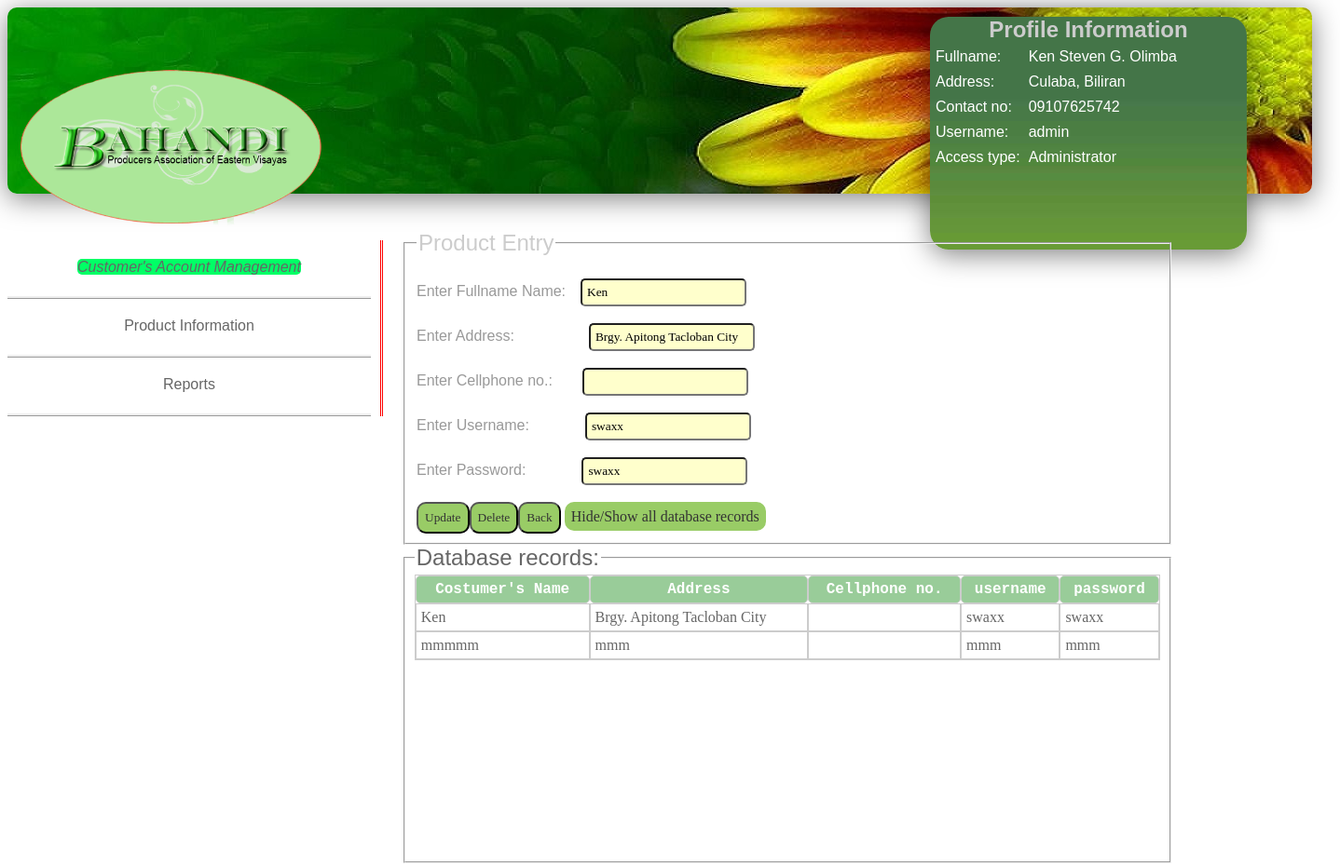
Screenshot of /admin/edit_costumeraccount.php?id=1 (signed in) with the database file from the repository.
### tables this page shows
CREATE TABLE `customeraccount` (
  `id` int(100) NOT NULL auto_increment,
  `name` varchar(150) NOT NULL,
  `address` varchar(150) NOT NULL,
  `cellphone` varchar(255) NOT NULL,
  `username` varchar(150) NOT NULL,
  `password` varchar(150) NOT NULL,
  PRIMARY KEY  (`id`)
);

### admin/edit_costumeraccount.php (the view, shortened to what this page needs)
<?php
if(isset($_SESSION['admin'])){
?>
<!DOCTYPE html PUBLIC "-//W3C//DTD XHTML 1.0 Transitional//EN" "http://www.w3.org/TR/xhtml1/DTD/xhtml1-transitional.dtd">
<html xmlns="http://www.w3.org/1999/xhtml">
<head>
<link href="css/admin.css" rel="stylesheet" type="text/css">
<div id = "header">
<div id="user_info">
<?php
if(isset($_SESSION['admin'])){
		$name=$_SESSION['name'];
		$address=$_SESSION['address'];
		$contact=$_SESSION['contact'];
}
?>
<font face="Tahoma, Geneva, sans-serif" size="5" color="#CCC"><center><b>Profile Information</b></center></font>
<Font face="Tahoma, Geneva, sans-serif" color="#FFF">
<table cellpadding="3" cellspacing="3">
<tr>
<td>Fullname:</td>
<td><?php echo $name ?></td>
</tr>
<tr>
<td>Address:</td>
<td><?php echo $address ?></td>
</tr>
<tr>
<td>Contact no:</td>
<td><?php echo $contact ?></td>
</tr>
<tr>
<td>Username:</td>
<td><?php echo $_SESSION['user'];?></td>
</tr>
<tr>
<td>Access type:</td>
<td><?php echo $_SESSION['type'];?></td>
</tr>
</table>
</font>
<br>
</div>
<img src="image/logo.png" height="300" width="350" class="logo">
</div>
</head>
<body>
<div id="leftnav">
 <div class="link1"><a href="#" id="current"><font color="#666666">Customer's Account Management</font></a><br></div>
  <div class="link1"><a href="#"><font color="#666666">Product Information</font></a><br></div>
    <div class="link1"><a href="#"><font color="#666666">Reports</font></a><br></div>
    </div>
</body>
<br><br>
<div id="body">
<div id="table">
<?php
	include('connect.php');
	$id=$_GET['id'];
	$result = $db->prepare("SELECT * FROM customeraccount WHERE id= :userid");
	$result->bindParam(':userid', $id);
	$result->execute();
	for($i=0; $row = $result->fetch(); $i++){
?>
<table align="left" height="auto" width="auto">
<tr>
<td>
<fieldset>
<legend><font color="#CCCCCC" size="5" face="Tahoma, Geneva, sans-serif">Product Entry</font></legend>
<form  action="editproccess_costumeraccount.php" method="post">
<br><font color="#999999" class="fontstyle">Enter Fullname Name:</font>&nbsp;&nbsp;&nbsp;&nbsp;<input type="text" name="name" value="<?php echo $row['name']?>" class="text" />
<br><br><font color="#999999" class="fontstyle">Enter Address:</font><input type="text" name="address" value="<?php echo $row['address']?>" class="text"/>
<br><br><font color="#999999" class="fontstyle">Enter Cellphone no.:</font>&nbsp;&nbsp;&nbsp;&nbsp;&nbsp;&nbsp;&nbsp;&nbsp;<input type="number" name="cellphone" value="<?php echo $row['contact']?>" class="text"/>
<br><br><font color="#999999" class="fontstyle">Enter Username:</font><input type="text" name="username" value="<?php echo $row['username']?>" class="text"/>
<br><br><font color="#999999" class="fontstyle">Enter Password:</font><input type="text" name="password" value="<?php echo $row['password']?>" class="text"/>
<br><br><input type="submit" name="update" value="Update" class="button"><input type="submit" name="delete" value="Delete" class="button"><input type='button' value='Back' onClick=window.location.href='costumeraccount.php' class="button">
<text class="button">Hide/Show all database records</text></b>
</form>
</fieldset>
<code>
<fieldset>
<legend><font color="#666666" size="5" face="Tahoma, Geneva, sans-serif">Database records:</font></legend>
<div style="width:800px;height:300px;overflow:auto;">
<table cellspacing="0" cellpadding="5" border="1" bordercolor="#CCCCCC" width="800">
<thead>
	<tr>
		<th class="text1" > Costumer's Name </th>
		<th class="text1"> Address</th>
		<th class="text1"> Cellphone no. </th>
		<th class="text1"> username </th>
        <th class="text1"> password </th>
	</tr>
</thead>
<tbody>
	<?php
		include('connect.php');
		$result = $db->prepare("SELECT * FROM customeraccount");
		$result->execute();
		for($i=0; $row = $result->fetch(); $i++){
	?>
	<tr class="record">
		<td width="auto" class="text2"><?php echo $row['name']; ?></td>
		<td width="auto" class="text2"><?php echo $row['address']; ?></td>
		<td width="auto" class="text2"><?php echo $row['contact']; ?></td>
        <td width="auto" class="text2"><?php echo $row['username']; ?></td>
        <td width="auto" class="text2"><?php echo $row['password']; ?></td>
	</tr>
	<?php
		}
	?>
</tbody>
</table>
</div>
</fieldset></code>
</td>
</tr>
</table>
</div>
</div>
</html>
<?php
	}
?>
<?php
    }else
        header('location:index.php');
?>

### admin/css/admin.css (style rules this page uses)
#user_info { height:250px; width: 340px; position:absolute; margin:10px 0px 0px 990px; size:2px; border-radius:20px; background-image:url(../../image/green-hd-color-background-wallpaper-background-color-theme-abstract-images-background-wallpaper.jpg); box-shadow: inset 0 0px rgba(255,255,255,0.2), inset 0 0px 0px rgba(0,1,0,0.4), 0 5px 30px rgba(0,0,0,.5); }
#table { position:absolute; height:auto; width:auto; margin:10px 0px 0px 10px; }
#header { margin: 0px 0px 0px 0px; height:200px; width: 1400px; padding: 0px; position:absolute; border-radius: 10px; background: -webkit-linear-gradient(top, green 1%,white 99%); background: -o-linear-gradient(top, green 1%,white 99%); background: -ms-linear-gradient(top, green 1%,white 99%); background: linear-gradient(top, green 1%,white 99%s); filter: progid:DXImageTransform.Microsoft.gradient( startColorstr='#ffffff', endColorstr='#ededed',GradientType=0 ); background: -moz-linear-gradient(top, green,white); box-shadow: inset 0 0px rgba(255,255,255,0.2), inset 0 0px 0px rgba(0,1,0,0.4), 0 5px 30px rgba(0,0,0,.5); background-image:url(../image/header.jpg) }
.fontstyle { font-family: "Arial Black", Gadget, sans-serif; color:#999 size:3px; }
.button { font-family:Georgia, "Times New Roman", Times, serif; color:#333; border-radius:10px; background-color: #9C6; padding: 7px; }
.text { border-radius: 5px; background-color: #FFC; padding: 5px; font-family:Georgia, "Times New Roman", Times, serif; 5px; }
.text1 { color:#FFF; border-radius: 5px; background-color: #9C9; padding: 5px; font-family:"Courier New", Courier, monospace; 5px; }
.text2 { color: #666; padding: 5px; font-family:Georgia, "Times New Roman", Times, serif; }
#leftnav { position:absolute; border-right: double; border-right-color:#F00; width: 400px; height: auto; padding: 0px; margin: 250px 0px 0px 0px; }
#body { position:absolute; width: 1000px; height:auto; padding: 0px; margin: 200px 0px 0px 420px; color:#006; border-color:#000; size:2px; }
#current { background-color:#0F6; border-radius: 5px; font-style:italic; }
.link1 { border-bottom-style: ridge; height:20px; width:350px; text-align:center; font-family: "Arial Black", Gadget, sans-serif; padding: 20px; }
a { text-decoration: none }

### rows the page displays
customeraccount: name "Ken", address "Brgy. Apitong Tacloban City", username "swaxx", password "swaxx"
customeraccount: name "mmmmm", address "mmm", username "mmm", password "mmm"

### other values shown
$name "Ken Steven G. Olimba"
$address "Culaba, Biliran"
$contact "09107625742"
$_SESSION['user'] "admin"
$_SESSION['type'] "Administrator"
